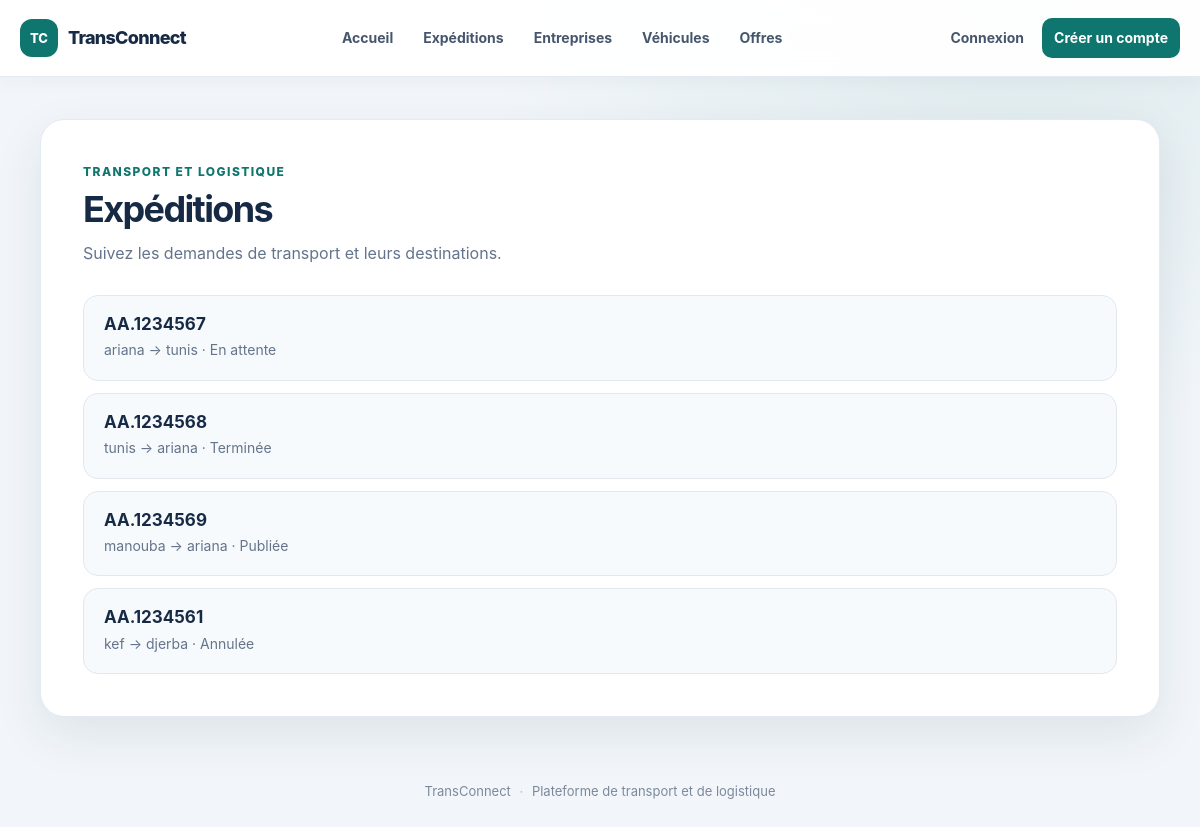
The app's page /expedition/list/, older data.
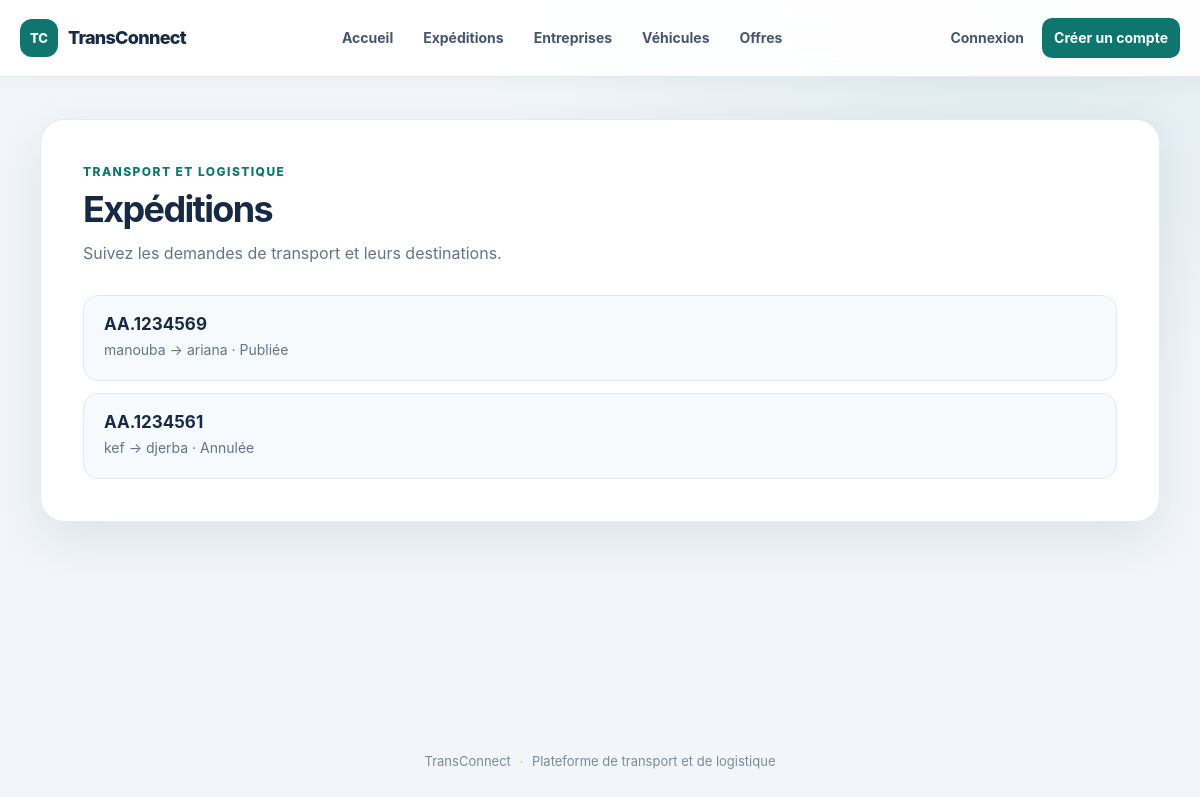
The same page, newer data.
### ExpeditionApp/models.py (models this page shows, shortened)
class Expedition(models.Model):
    reference = models.CharField(max_length=100, unique=True)
    ville_depart = models.CharField(max_length=100)
    ville_arrivee = models.CharField(max_length=100)
    poids = models.DecimalField(max_digits=10, decimal_places=2)
    MinValueValidator(0.1, "Le poids doit être supérieur à 0")
    date_souhaitee = models.DateField()
    description = models.TextField(blank=True, null=True)
    status = models.CharField(max_length=20,
    choices=[('en_attente', 'En attente'),
                ('publiee', 'Publiée'),
                ('attribuee', 'Attribuée'),
                ('en_cours', 'En cours'),
                ('terminee', 'Terminée'),
                ('annulee', 'Annulée'),
    ], default='en_attente')
    created_at = models.DateTimeField(auto_now_add=True)
    updated_at = models.DateTimeField(auto_now=True)
    entreprise = models.ForeignKey(
        Entreprise,
        on_delete=models.CASCADE,
        related_name='entreprises',
    )

### ExpeditionApp/views.py (the view)
# urls.py: path('list/', listExpeditions, name='list'),
def listExpeditions(request):
    liste = Expedition.objects.all()
    return render(request, 'expedition/list.html', {'list': liste})

### EntrepriseApp/templates/Expedition/list.html (shortened to what this page needs)
{% extends "base.html" %}
{% block content %}
<section class="page-card">
    <header class="page-heading">
        <div>
            <p class="eyebrow">Transport et logistique</p>
            <h1>Expéditions</h1>
            <p class="page-intro">Suivez les demandes de transport et leurs destinations.</p>
        </div>
    </header>
    <ul class="record-list">
        {% for expedition in list %}
            <li class="record-item">
                <div>
                    <h2 class="record-title">
                        <a href="{% url 'details' expedition.pk %}">{{ expedition.reference }}</a>
                    </h2>
                    <p class="record-meta">
                        {{ expedition.ville_depart }} → {{ expedition.ville_arrivee }}
                        · {{ expedition.get_status_display }}
                    </p>
                </div>
            </li>
        {% empty %}
            <li class="empty-state">Aucune expédition disponible pour le moment.</li>
        {% endfor %}
    </ul>
</section>
{% endblock %}

### EntrepriseApp/templates/base.html (shortened to what this page needs)
{% load static %}
<!DOCTYPE html>
<html lang="fr">
<head>
    <link rel="stylesheet" href="{% static 'EntrepriseApp/css/site.css' %}">
</head>
<body class="app-body">
    <div class="app-shell">
        {% include "shared/auth_nav.html" %}
        <main class="page-shell">
            {% block content %}{% endblock %}
        </main>
        <footer class="site-footer">
            TransConnect <span>·</span> Plateforme de transport et de logistique
        </footer>
    </div>
</body>
</html>

### EntrepriseApp/templates/shared/auth_nav.html (shortened to what this page needs)
<nav class="site-nav" aria-label="Navigation principale">
    <div class="nav-inner">
        <a class="brand" href="{% url 'project-home' %}">
            <span class="brand-mark">TC</span>
            <span>TransConnect</span>
        </a>
        <div class="nav-links">
            <a href="{% url 'project-home' %}">Accueil</a>
            <a href="{% url 'listclass' %}">Expéditions</a>
            <a href="{% url 'entreprise-list' %}">Entreprises</a>
            <a href="{% url 'vehicule-list' %}">Véhicules</a>
            <a href="{% url 'offre-list' %}">Offres</a>
        </div>
        <div class="nav-actions">
            {% if user.is_authenticated %}
                <a class="nav-action" href="{% url 'profile' %}">Mon profil</a>
                <form method="post" action="{% url 'logout' %}">
                    {% csrf_token %}
                    <button class="nav-action" type="submit">Déconnexion</button>
                </form>
            {% else %}
                <a class="nav-action" href="{% url 'login' %}">Connexion</a>
            {% endif %}
            <a class="nav-action nav-action--primary" href="{% url 'register' %}">Créer un compte</a>
        </div>
    </div>
</nav>

### EntrepriseApp/static/EntrepriseApp/css/site.css (style rules this page uses)
:root { color-scheme: light; --ink: #172a45; --muted: #64748b; --brand: #0e766e; --brand-dark: #0b5d57; --brand-soft: #e6f5f2; --accent: #f0b44d; --surface: #ffffff; --surface-soft: #f7fafc; --line: #e2e8f0; --danger: #b42332; --shadow: 0 18px 50px rgba(23, 42, 69, 0.09); }
* { box-sizing: border-box; }
body.app-body { min-width: 320px; min-height: 100vh; margin: 0; background: radial-gradient(ellipse at 85% 0, rgba(14, 118, 110, 0.09), transparent 34rem), #f2f6fa; color: var(--ink); font-family: Inter, "Segoe UI", Arial, sans-serif; line-height: 1.6; }
.app-shell { display: flex; min-height: 100vh; flex-direction: column; }
.site-nav { position: sticky; z-index: 10; top: 0; border-bottom: 1px solid rgba(226, 232, 240, 0.9); background: rgba(255, 255, 255, 0.94); box-shadow: 0 4px 20px rgba(23, 42, 69, 0.04); backdrop-filter: blur(14px); }
.nav-inner { display: flex; width: min(1200px, calc(100% - 40px)); min-height: 76px; align-items: center; justify-content: space-between; gap: 24px; margin: 0 auto; }
.brand { display: inline-flex; flex: 0 0 auto; align-items: center; gap: 10px; color: var(--ink); font-size: 18px; font-weight: 800; letter-spacing: -0.04em; text-decoration: none; }
.brand-mark { display: grid; width: 38px; height: 38px; place-items: center; border-radius: 12px; background: var(--brand); color: #fff; font-size: 13px; letter-spacing: 0; }
.nav-links, .nav-actions { display: flex; align-items: center; gap: 6px; }
.nav-links a, .nav-action { display: inline-flex; min-height: 40px; align-items: center; justify-content: center; padding: 8px 12px; border: 0; border-radius: 10px; background: transparent; color: #46566d; font: inherit; font-size: 14px; font-weight: 650; text-decoration: none; transition: background 0.18s ease, color 0.18s ease, transform 0.18s ease; }
.nav-action--primary { background: var(--brand); color: #fff; }
.page-shell { width: min(1120px, calc(100% - 40px)); flex: 1; margin: 42px auto 64px; }
.page-card { padding: clamp(24px, 4vw, 42px); border: 1px solid rgba(226, 232, 240, 0.9); border-radius: 24px; background: var(--surface); box-shadow: var(--shadow); }
.page-heading { display: flex; align-items: flex-end; justify-content: space-between; gap: 24px; margin-bottom: 28px; }
.eyebrow { margin: 0 0 7px; color: var(--brand); font-size: 12px; font-weight: 800; letter-spacing: 0.12em; text-transform: uppercase; }
h1, h2, h3 { color: var(--ink); line-height: 1.2; }
h1 { margin: 0; font-size: clamp(27px, 4vw, 36px); letter-spacing: -0.045em; }
h2 { margin: 0; font-size: 19px; }
.page-intro { max-width: 640px; margin: 10px 0 0; color: var(--muted); }
.record-list { display: grid; gap: 12px; margin: 0; padding: 0; list-style: none; }
.record-item { display: flex; align-items: center; justify-content: space-between; gap: 20px; padding: 18px 20px; border: 1px solid var(--line); border-radius: 15px; background: var(--surface-soft); transition: border-color 0.18s ease, transform 0.18s ease, box-shadow 0.18s ease; }
.record-title { margin: 0; font-size: 17px; }
.record-title a { color: var(--ink); text-decoration: none; }
.record-meta { margin: 5px 0 0; color: var(--muted); font-size: 14px; }
.site-footer { padding: 0 20px 28px; color: #7b899b; font-size: 13px; text-align: center; }
.site-footer span { padding: 0 5px; color: var(--accent); }

Row changes from the older to the newer data that the page shows:
removed Expedition: reference "AA.1234567", ville_depart "ariana", ville_arrivee "tunis", status "En attente"
removed Expedition: reference "AA.1234568", ville_depart "tunis", ville_arrivee "ariana", status "Terminée"
